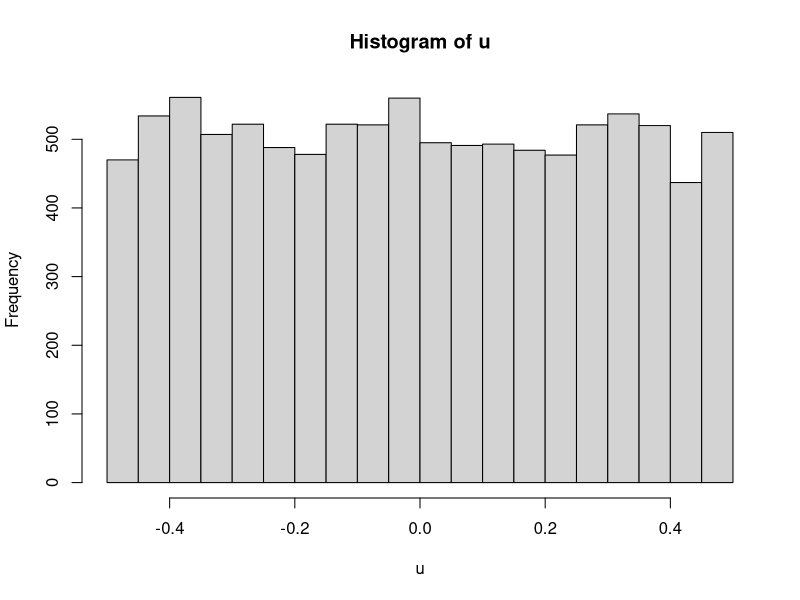
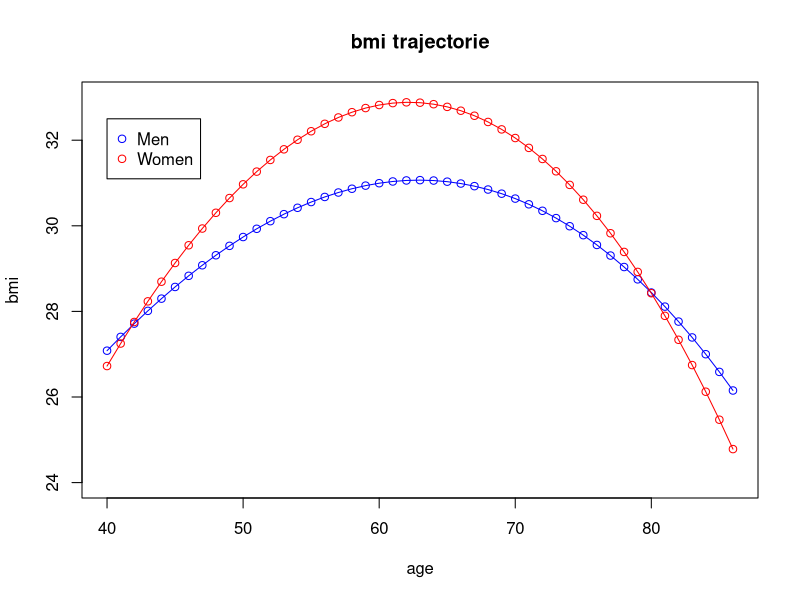

Write the R code that produced these figures, in order.
#LASSE
#Set the random seed to 123 so that we all get the same results. set.seed(123)
library(Epi)
library(dplyr)

set.seed(123)

N<- 10128
ID <- c(1:N)

age_0 <- runif(N, min = 40, max = 70)

#0=kvinder 1=mænd
sex <- rep.int(0,N*4107/10128)
sex <- append(sex, rep.int(1,N*6021/10128))

data <- data.frame( "id" =ID, "sex" = sex )

data$sex <- factor(data$sex , levels = c(0,1) , labels=c("female" , "male") )

data <- cbind(data , age_0)

#2
#Follow-up visits are planned every 5 years, but as in reality they do not happen exactly 5 years apart. 
#Therefore let's add some random noise at each phase the following way. Create a follow-up time variable 
#for each phase: fup_0 is 0 for everyone, becaause that's baseline. fup_n=fup_0 + 5n + u, where n=1,2,3 
#and u is a random number from a uniform distribution between -0.5 and 0.5. This way each study phase lasts 
#for a year.
#time at follow-up
data$fup_0 <- 0

u <- runif(10128 , -.5,.5)
r <- runif(10128 , -.5,.5)
s <- runif(10128 , -.5,.5)
hist(u)

data$fup_1 <- data$fup_0 + 5*1 + u
data$fup_2 <- data$fup_0 + 5*2 + r
data$fup_3 <- data$fup_0 + 5*3 + s

#
#3 Calculate the corresponding ages at each phase i.e. age_1, age_2, age_3. (age_0 had already been calculated)

data$age_1 = age_0 + data$fup_1 
data$age_2 = age_0 + data$fup_2 
data$age_3 = age_0 + data$fup_3 

#cleaning
data$fup_0 <- NULL
data$fup_1 <- NULL
data$fup_2 <- NULL
data$fup_3 <- NULL
#
# 4 Assuming that the study started in 1990 (create an examination "date" for everyone from 
#a uniform distribution between 1990 and 1991) 
startdate <-  cal.yr( "1990/01/01", format="%Y/%m/%d" )
data$doEnt <- runif(10128 , startdate, startdate+1)
#and calculate year of birth for everyone (called it yob).
data$yob <- data$doEnt - data$age_0

#5
#Calculate BMI at each phase using the following equations:
#Men: 2.04 + 0.944 age - 0.008 age^2 - 0.08 (yob - 1950) + E, where E is random noise from N(mean=0,sd=3.5)
#Women: -14.4 + 1.549 age - 0.013 age^2 + 0.08 (yob - 1950) + E, where E is random noise from N(mean=0,sd=3.5)
#Make sure that the random noise is different at each phase, otherwise you will get a perfect quadratic curve for each individual
#Age changes from phase to phase, baseline age doesn't!
x<- cal.yr( "1950/01/01", format="%Y/%m/%d" )

data$bmi_0 <- ifelse(data$sex=="male",2.04 + 0.944*data$age_0 - 0.008*(data$age_0^2) - 0.08*(data$yob-1950) + rnorm(N, mean = 0 , sd=3.5), 
                     -14.4 + 1.549*data$age_0 - 0.013*(data$age_0^2) - 0.08*(data$yob-1950)  + rnorm(N, 0 , 3.5))

data$bmi_1 <- ifelse(data$sex=="male",2.04 + 0.944*data$age_1 - 0.008*(data$age_1^2) - 0.08*(data$yob-1950) + rnorm(N, mean = 0 , sd=3.5), 
                     -14.4 + 1.549*data$age_1 - 0.013*(data$age_1^2) - 0.08*(data$yob-1950)  + rnorm(N, 0 , 3.5))

data$bmi_2 <- ifelse(data$sex=="male",2.04 + 0.944*data$age_2 - 0.008*(data$age_2^2) - 0.08*(data$yob-1950) + rnorm(N, mean = 0 , sd=3.5), 
                     -14.4 + 1.549*data$age_2 - 0.013*(data$age_2^2) - 0.08*(data$yob-1950)  + rnorm(N, 0 , 3.5))

data$bmi_3 <- ifelse(data$sex=="male",2.04 + 0.944*data$age_3 - 0.008*(data$age_3^2) - 0.08*(data$yob-1950) + rnorm(N, mean = 0 , sd=3.5), 
                     -14.4 + 1.549*data$age_3 - 0.013*(data$age_3^2) - 0.08*(data$yob-1950)  + rnorm(N, 0 , 3.5))

data <- data[c("id" , "sex" , "yob" , "doEnt" , "age_0", "age_1", "age_2", "age_3",
               "bmi_0" , "bmi_1" , "bmi_2" , "bmi_3" )]
#6
#Simulate loss to follow-up (MCAR or MAR assumption? look up what this means) the following way:
#  Assume that if someone does not attend a phase then (s)he will never return (000x is ok, 0x00 is not ok)
#Proportion of participants at each phase, men: 100%, 80%, 70%, 60% (or as close as possible if N is not a whole number)
#Proportion of participants at each phase, women: 100%, 90%, 80%, 70%
#  Hint: generate the data for each phase for everyone, but then change the ones not attending to NA (both age and BMI)

# data$ltf = loss to follow-up
table(data$sex)

data$ltf_1 <- NA

data$ltf_1[data$sex =="male"] <- rbinom(sum(data$sex =="male") , 1, 8/10)
data$ltf_1[data$sex =="male"] <- ifelse(data$ltf_1[data$sex=="male"]== 0 , NA , 1)
table(data$ltf_1[data$sex=="male"],useNA="ifany")

data$ltf_1[data$sex =="female"] <- rbinom(sum(data$sex =="female") , 1, 9/10)
data$ltf_1[data$sex =="female"] <- ifelse(data$ltf_1[data$sex=="female"]== 0 , NA , 1)
table(data$ltf_1[data$sex=="female"],useNA="ifany")

data$ltf_2 <- NA

data$ltf_2[data$sex =="male" & !is.na(data$ltf_1)] <- rbinom( (sum(data$sex =="male" & data$ltf_1==1 , na.rm=T)) , 1, 7/8)
data$ltf_2[data$sex =="male"] <- ifelse(data$ltf_2[data$sex=="male"]== 0 , NA , 1)
table(data$ltf_2[data$sex=="male"],useNA="ifany")

data$ltf_2[data$sex =="female" & !is.na(data$ltf_1)] <- rbinom( (sum(data$sex =="female" & data$ltf_1==1 , na.rm=T)) , 1, 8/9)
data$ltf_2[data$sex =="female"] <- ifelse(data$ltf_2[data$sex=="female"]== 0 , NA , 1)
table(data$ltf_2[data$sex=="female"],useNA="ifany")

data$ltf_3 <- NA

data$ltf_3[data$sex =="male" & !is.na(data$ltf_2)] <- rbinom( (sum(data$sex =="male" & !is.na(data$ltf_2) ) ) , 1, 6/7)
data$ltf_3[data$sex =="male"] <- ifelse(data$ltf_3[data$sex=="male"]== 0 , NA , 1)
table(data$ltf_3[data$sex=="male"],useNA="ifany")


data$ltf_3[data$sex =="female" & !is.na(data$ltf_2)] <- rbinom( (sum(data$sex =="female" & !is.na(data$ltf_2) ) ) , 1, 7/8)
data$ltf_3[data$sex =="female"] <- ifelse(data$ltf_3[data$sex=="female"]== 0 , NA , 1)
table(data$ltf_3[data$sex=="female"],useNA="ifany")



head(data)

tail(data)

data$age_1 <- ifelse(data$ltf_1==1,data$age_1 , NA)
data$age_2 <- ifelse(data$ltf_2==1,data$age_2 , NA)
data$age_3 <- ifelse(data$ltf_3==1,data$age_3 , NA)

data$bmi_1 <- ifelse(data$ltf_1==1,data$bmi_1 , NA)
data$bmi_2 <- ifelse(data$ltf_2==1,data$bmi_2 , NA)
data$bmi_3 <- ifelse(data$ltf_3==1,data$bmi_3 , NA)

#cleaning
data$ltf_1 <- NULL
data$ltf_2 <- NULL
data$ltf_3 <- NULL

# Now you have a so-called wide dataset (each row represents one individual), 
# but for the trajectory analysis, you need to transform it to long format 
# (read more about it in ALDA, p.17, ALDA=Applied Longitudinal Data Analysis). 
# Use the reshape function in R.

data_long <- reshape(data,
                     idvar = "id",
                     varying = list(c("age_0","age_1","age_2","age_3"), c("bmi_0","bmi_1","bmi_2","bmi_3") ),
                     v.names = c("age","bmi"),
                     timevar = "fup",
                     direction = "long")

data_long <- arrange(data_long , id)

# You are ready to fit the first BMI trajectories
#Materials:

# Challenge 4

#  R codes for all chapters of ALDA: http://stats.idre.ucla.edu/r/examples/alda/
#  All materials, including presentations: http://gseacademic.harvard.edu/alda/
#  I uploaded the code that I explained today to our github (codeCI.R).
# Don't hesitate to e-mail me while I am in Malaga. I will follow your progress on github.

# code recycled from Dorte Vistisen

library(nlme) # fits mixed-effects models
library(Epi)

#quadratic and cubic terms of age
data_long$age2 <- data_long$age^2
data_long$age3 <- data_long$age^3


mbmi <- lme(bmi ~  age*sex + age2*sex + age3*sex , random= ~ 1|id, data = data_long, method="ML",na.action=na.omit)
summary(mbmi)
summary(data_long$age)

x <- seq(40,86,by=1)

x.pred1 <- cbind(1,x,0,x^2,x^3,0,0,0)  
x.pred2 <- cbind(1,x,1,x^2,x^3,x,x^2,x^3)

newdata <- rbind(x.pred1, x.pred2)

preddata <- matrix(data = NA, nrow = 0, ncol = 5)  #initialising matrix of predictions

for (j in 1:2){                                                     
  
  index1 <- 1 + (j-1)*(dim(newdata)[1])/2                                 
  index2 <- j*(dim(newdata)[1])/2
  
  y.pred <- newdata[index1:index2,] %*% fixef(mbmi)    #predicted values
  
  y.se <- ci.lin(mbmi,newdata[index1:index2,])[,2]     #std err of the mean
  y.cil <- y.pred - 1.96*y.se                         #lower ci of mean
  y.ciu <- y.pred + 1.96*y.se                         #upper ci of mean
  
  temp <- cbind(x,y.pred,y.cil,y.ciu,j)               #saving predictions with CI for class "j"
  preddata <- rbind(preddata,temp)                    #appending predictions for all groups
}

# create data frame object with meaningful column names
preddata <- data.frame(preddata)
names(preddata) <- c("age","bmi","cil","ciu","sex")

#drawing some figures of the results
plot(c(0,0) , main = "bmi trajectorie", xlab = "age" , ylab = "bmi" ,
     xlim = c(40,86),
     ylim = c(24,33),
     )
# add points by sex
points(preddata[preddata$sex==2,c("age","bmi")], col = "blue")
points(preddata[preddata$sex==1,c("age","bmi")], col = "red")
lines(preddata[preddata$sex==2,c("age","bmi")], col = "blue")
lines(preddata[preddata$sex==1,c("age","bmi")], col = "red")
legend(40,32.5, c("Men","Women"), col = c("blue","red"), pch = 1)

#challenge 5
